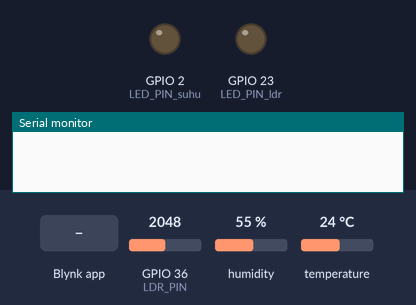
The sketch below on a simulated ESP32. Parts: output pins drawn as LEDs (lit = HIGH), the last lines printed to the serial monitor. The test bench sets the inputs (shaded band); at power-on: temperature 24 °C, GPIO 36 (LDR_PIN) = 2048, humidity 55 %. WiFi joins after 1.5 s; servers stay silent unless stated.

Above: at 3.0 s.
3.1 s: Blynk app writes 1 to V8
At 3.6 s:
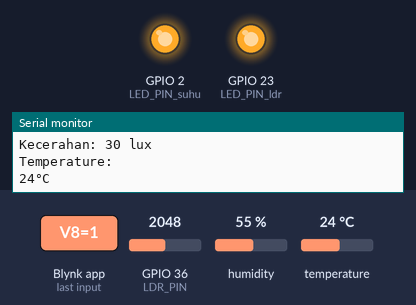
4.6 s: temperature set to 28 °C
7.6 s: GPIO 36 (LDR_PIN) set to 1228
10.3 s: Blynk app writes 1 to V4
11.8 s: Blynk app writes 1 to V5
Timing chart, 0 to 14.3 s (numbered marks = the images above; inputs shaded):
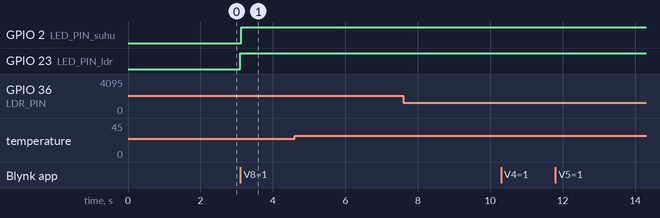

Measured:
- after the input at 3.1 s, GPIO 2 (LED_PIN_suhu), GPIO 23 (LED_PIN_ldr): LOW → HIGH at once

The sketch:

Sistem_monitoring_sarang_burung_walet.ino
```cpp
//library
#define BLYNK_PRINT Serial
#include <WiFi.h>
#include <WiFiClient.h>
#include <BlynkSimpleEsp32.h>
#include "DHT.h"

//dht 11
#define DHTTYPE DHT11
#define DHTPIN 0

//pin digital
const int LDR_PIN = 36;
const int LED_PIN_ldr = 23;
const int LED_PIN_suhu = 2;

int pinValue;

//led virtual
WidgetLED ledVirt_ldr(V6);
WidgetLED ledVirt_suhu(V7);

//konversi nilai adc
const double tetap = 0.009768;

//wifi
char auth[] = "Zqj8ABfzZLBIWLdZU9Ulk-Z9hBcfZ8nf";
char ssid[] = "BALE";
char pass[] = "nutrijerukpakaies";


DHT dht(DHTPIN,DHTTYPE);
BlynkTimer timer;


BLYNK_WRITE(V4){
  int sliderLDR = param.asInt();
  int sliderLDR_value = (int) tetap*sliderLDR+10;
  Serial.print(F("Slider LDR : "));
  Serial.print(sliderLDR_value);
  Serial.print(F(" lux \n"));
  if(sliderLDR_value < 25){
     Blynk.setProperty(V6,"color","#43d381"); //hijau
  }
  else{
    Blynk.setProperty(V6,"color","#d3435c"); // merah
  }
}


void Kirim_Sensor_Cahaya(){

  int  x = analogRead(LDR_PIN);
  /*
   * rumus persamaan lux (pencahayaan)
    Y = 0,009768*X + 10
    Y = tingakat pencahayaan (LUX)
    X = nilai ADC misalnya nilai x 4096
  */
  //nilai adc 0-4095 == dikoversi berdasarkan rumus persamaan lux menjadi 50
  //dibawa threshold (0-24)
  int y = tetap*x+10;
  int ldrValue = (int) y;
  Blynk.virtualWrite(V0,ldrValue);
  Blynk.virtualWrite(V2,ldrValue);
  Blynk.virtualWrite(V4,ldrValue);
  Blynk.virtualWrite(V6,ldrValue);
  //dibawaah threshold
  if(ldrValue < 25 ){
    digitalWrite(LED_PIN_ldr,HIGH);
    Serial.print("Kecerahan: ");
    Serial.print(ldrValue);
    ledVirt_ldr.on();
    Serial.println();
    Blynk.setProperty(V6,"color","#43d381");  //hijau
    delay(1);
  }
  //diatas threshold
  else if(ldrValue > 25 || ldrValue ==50){
    digitalWrite(LED_PIN_ldr,HIGH);
    Serial.print(F("Kecerahan: "));
    Serial.print(ldrValue);
    Serial.print(F(" lux "));
    ledVirt_ldr.on();
    Serial.println();
    Blynk.setProperty(V6,"color","#d3435c"); //merah
    delay(1);
  }
}


BLYNK_WRITE(V5){
  int sliderSUHU_value = param.asInt();
  Serial.print(F("Slider SUHU : "));
  Serial.print(sliderSUHU_value);
  Serial.print(F(("°C \n")));
  if(sliderSUHU_value < 25){
    Blynk.setProperty(V7,"color","#43d381"); // hijau
  }
  else{
    Blynk.setProperty(V7,"color","#d3435c"); //merah
  }
}


void Kirim_Sensor_Suhu(){

  float t=dht.readTemperature();
  if(isnan(t)){
    Serial.println("Gagal membaca DHT Sensor!!");
    return;
  }
  //konversi ke int
  int T = (int) t;
  Blynk.virtualWrite(V1,T);
  Blynk.virtualWrite(V3,T);
  Blynk.virtualWrite(V5,T);
  Blynk.virtualWrite(V7,T);
  //dibawah threshold
  if(T < 25 ){
  Serial.println(F("Temperature: "));
  Serial.print(T);
  Serial.print(F("°C \n"));
  digitalWrite(LED_PIN_suhu,HIGH);
  ledVirt_suhu.on();
  Serial.println();
  Blynk.setProperty(V7,"color","#43d381"); // hijau
  delay(1);
  }
  //diatas threshold
  else if(T > 25 || T ==50){
  Serial.print(F("%  Temperature: "));
  Serial.print(T);
  Serial.print(F("°C "));
  digitalWrite(LED_PIN_suhu,HIGH);
  ledVirt_suhu.on();
  Serial.println();
  Blynk.setProperty(V7,"color","#d3435c"); //merah
  delay(1);
  }
}


BLYNK_WRITE(V8){
  pinValue = param.asInt();
  if(pinValue == 0){
   Serial.println("Button off");
  }
  else{
    Serial.println("Button on");
   }
}

void info(){
   Kirim_Sensor_Cahaya();
   Kirim_Sensor_Suhu();
}

void setup() {
 Serial.begin(115200);
 dht.begin();

 pinMode(LED_PIN_ldr,OUTPUT);
 pinMode(LED_PIN_suhu,OUTPUT);
 Blynk.begin(auth, ssid, pass, IPAddress(192,168,18,208), 8080);
 timer.setInterval(1000L,info);
}


void loop() {
  Blynk.run();
 if(pinValue==1){
  timer.run();
 }
}


/*
credit by Hardus.
*/
```
